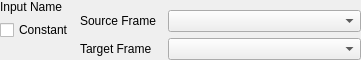
<?xml version="1.0" encoding="UTF-8"?>
<ui version="4.0">
 <class>InputRotationWidget</class>
 <widget class="QWidget" name="InputRotationWidget">
  <property name="geometry">
   <rect>
    <x>0</x>
    <y>0</y>
    <width>361</width>
    <height>60</height>
   </rect>
  </property>
  <property name="sizePolicy">
   <sizepolicy hsizetype="MinimumExpanding" vsizetype="MinimumExpanding">
    <horstretch>0</horstretch>
    <verstretch>0</verstretch>
   </sizepolicy>
  </property>
  <property name="windowTitle">
   <string>Form</string>
  </property>
  <layout class="QHBoxLayout" name="horizontalLayout">
   <property name="leftMargin">
    <number>0</number>
   </property>
   <property name="topMargin">
    <number>0</number>
   </property>
   <property name="rightMargin">
    <number>0</number>
   </property>
   <property name="bottomMargin">
    <number>0</number>
   </property>
   <item>
    <layout class="QVBoxLayout" name="verticalLayout">
     <item>
      <widget class="QLabel" name="labelName">
       <property name="text">
        <string>Input Name</string>
       </property>
      </widget>
     </item>
     <item>
      <widget class="QCheckBox" name="cbIsConst">
       <property name="text">
        <string>Constant</string>
       </property>
      </widget>
     </item>
     <item>
      <spacer name="verticalSpacer">
       <property name="orientation">
        <enum>Qt::Vertical</enum>
       </property>
       <property name="sizeHint" stdset="0">
        <size>
         <width>20</width>
         <height>0</height>
        </size>
       </property>
      </spacer>
     </item>
    </layout>
   </item>
   <item>
    <layout class="QVBoxLayout" name="verticalLayout_2">
     <item>
      <widget class="giskard_sim::VectorWidget" name="constRotation" native="true">
       <property name="sizePolicy">
        <sizepolicy hsizetype="MinimumExpanding" vsizetype="Minimum">
         <horstretch>0</horstretch>
         <verstretch>0</verstretch>
        </sizepolicy>
       </property>
      </widget>
     </item>
     <item>
      <widget class="QWidget" name="dynamicWidget" native="true">
       <property name="sizePolicy">
        <sizepolicy hsizetype="MinimumExpanding" vsizetype="Minimum">
         <horstretch>0</horstretch>
         <verstretch>0</verstretch>
        </sizepolicy>
       </property>
       <layout class="QGridLayout" name="gridLayout">
        <property name="leftMargin">
         <number>0</number>
        </property>
        <property name="topMargin">
         <number>0</number>
        </property>
        <property name="rightMargin">
         <number>0</number>
        </property>
        <property name="bottomMargin">
         <number>0</number>
        </property>
        <item row="4" column="0" colspan="2">
         <widget class="QLabel" name="label_2">
          <property name="text">
           <string>Target Frame</string>
          </property>
         </widget>
        </item>
        <item row="2" column="0">
         <widget class="QLabel" name="label">
          <property name="text">
           <string>Source Frame</string>
          </property>
         </widget>
        </item>
        <item row="2" column="2">
         <widget class="giskard_sim::TfFrameComboBox" name="cbSourceFrame">
          <property name="sizePolicy">
           <sizepolicy hsizetype="MinimumExpanding" vsizetype="Fixed">
            <horstretch>0</horstretch>
            <verstretch>0</verstretch>
           </sizepolicy>
          </property>
         </widget>
        </item>
        <item row="4" column="2">
         <widget class="giskard_sim::TfFrameComboBox" name="cbTargetFrame">
          <property name="sizePolicy">
           <sizepolicy hsizetype="MinimumExpanding" vsizetype="Fixed">
            <horstretch>0</horstretch>
            <verstretch>0</verstretch>
           </sizepolicy>
          </property>
         </widget>
        </item>
       </layout>
      </widget>
     </item>
    </layout>
   </item>
  </layout>
 </widget>
 <customwidgets>
  <customwidget>
   <class>giskard_sim::VectorWidget</class>
   <extends>QWidget</extends>
   <header>giskard_sim/vector_widget.h</header>
   <container>1</container>
   <slots>
    <signal>valueChanged(Eigen::Vector3d)</signal>
   </slots>
  </customwidget>
  <customwidget>
   <class>giskard_sim::TfFrameComboBox</class>
   <extends>QComboBox</extends>
   <header>giskard_sim/tf_combo_box.h</header>
  </customwidget>
 </customwidgets>
 <resources/>
 <connections>
  <connection>
   <sender>cbIsConst</sender>
   <signal>clicked(bool)</signal>
   <receiver>InputRotationWidget</receiver>
   <slot>setConstant(bool)</slot>
   <hints>
    <hint type="sourcelabel">
     <x>56</x>
     <y>30</y>
    </hint>
    <hint type="destinationlabel">
     <x>83</x>
     <y>196</y>
    </hint>
   </hints>
  </connection>
  <connection>
   <sender>constRotation</sender>
   <signal>valueChanged(Eigen::Vector3d)</signal>
   <receiver>InputRotationWidget</receiver>
   <slot>constantRotationChanged(Eigen::Vector3d)</slot>
   <hints>
    <hint type="sourcelabel">
     <x>280</x>
     <y>12</y>
    </hint>
    <hint type="destinationlabel">
     <x>563</x>
     <y>20</y>
    </hint>
   </hints>
  </connection>
    <connection>
   <sender>cbSourceFrame</sender>
   <signal>currentIndexChanged(QString)</signal>
   <receiver>InputFrameWidget</receiver>
   <slot>dynamicRefFrameChanged(QString)</slot>
   <hints>
    <hint type="sourcelabel">
     <x>342</x>
     <y>46</y>
    </hint>
    <hint type="destinationlabel">
     <x>360</x>
     <y>85</y>
    </hint>
   </hints>
  </connection>
  <connection>
   <sender>cbTargetFrame</sender>
   <signal>currentIndexChanged(QString)</signal>
   <receiver>InputFrameWidget</receiver>
   <slot>dynamicFrameChanged(QString)</slot>
   <hints>
    <hint type="sourcelabel">
     <x>213</x>
     <y>78</y>
    </hint>
    <hint type="destinationlabel">
     <x>193</x>
     <y>295</y>
    </hint>
   </hints>
  </connection>
 </connections>
 <slots>
  <slot>setConstant(bool)</slot>
  <slot>constantRotationChanged(Eigen::Vector3d)</slot>
  <slot>dnamicRotationChanged(QString)</slot>
 </slots>
</ui>
